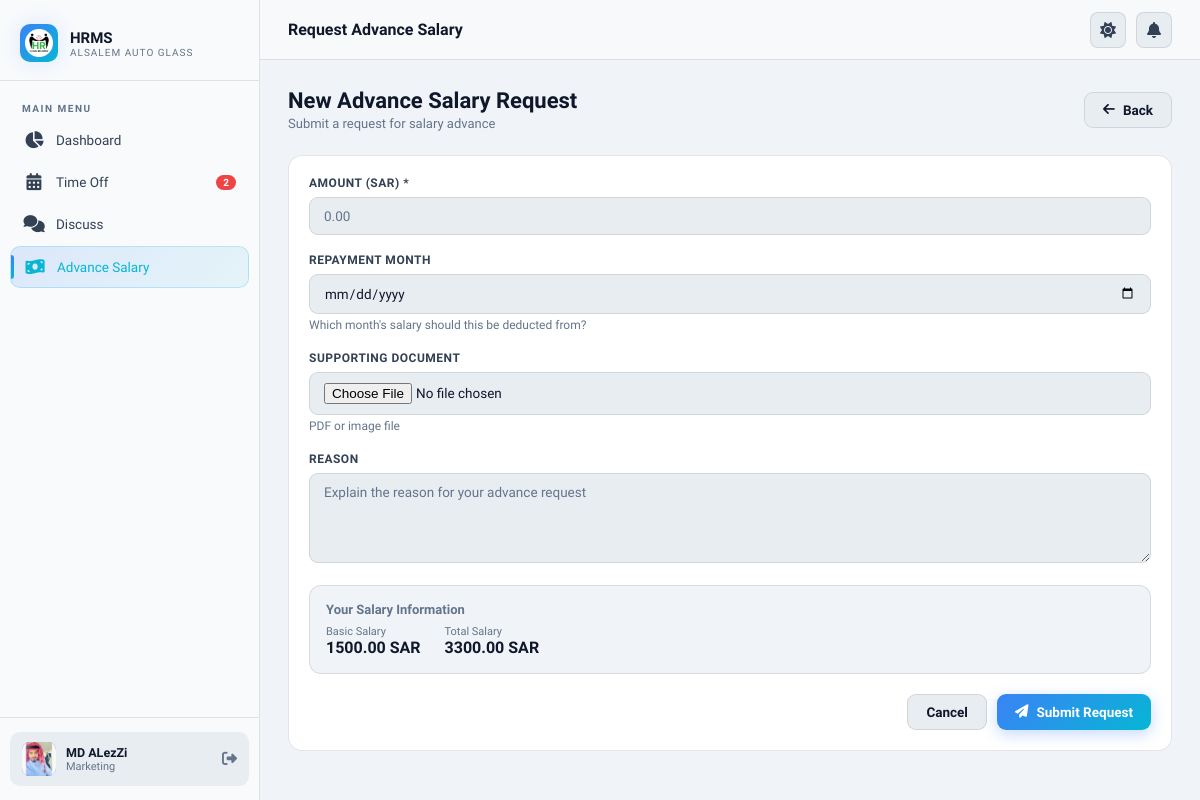
Screenshot of /advance-salary/create/ (signed in) with the database file from the repository.
### core/models.py (models this page shows, shortened)
class Employee(AbstractBaseUser, PermissionsMixin):
    ROLE_CHOICES = [
        ("ceo", "CEO 👑"),
        ("hr", "HR ⭐ "),
        ("manager", "Manager"),
        ("branch_manager", "Branch Manager"),
        ("officer", "Officer"),
        ("employee", "Employee"),
    ]
    ADVANCE_ROLE_CHOICES = [
        ("top_manager", "Top Manager"),
        ("accountant", "Accountant"),
        ("sub_accountant", "Sub Accountant"),
        ("bank_user", "Bank User"),
    ]
    advance_role = models.CharField(
        max_length=20,
        choices=ADVANCE_ROLE_CHOICES,
        blank=True,
        default="",
    )
    iqama_number = models.CharField(
        max_length=20,
        unique=True,
        validators=[RegexValidator(r"^\d+$", "Only numbers allowed")],
    )
    is_active = models.BooleanField(default=True)
    is_staff = models.BooleanField(default=False)
    date_joined = models.DateTimeField(default=timezone.now)
    full_name = models.CharField(max_length=200)
    role = models.CharField(max_length=20, choices=ROLE_CHOICES, default="employee")
    nationality = models.CharField(max_length=100, blank=True)
    date_of_birth = models.DateField(null=True, blank=True)
    place_of_birth = models.CharField(max_length=100, blank=True)
    gender = models.CharField(
        max_length=10, choices=[("male", "Male"), ("female", "Female")], blank=True
    )
    marital_status = models.CharField(
        max_length=20,
        choices=[
            ("single", "Single"),
            ("married", "Married"),
            ("divorced", "Divorced"),
            ("widowed", "Widowed"),
        ],
        blank=True,
    )
    number_of_dependents = models.IntegerField(default=0)
    religion = models.CharField(
        max_length=50,
        choices=[
            ("islam", "Islam"),
            ("christianity", "Christianity"),
            ("hinduism", "Hinduism"),
            ("buddhism", "Buddhism"),
            ("sikhism", "Sikhism"),
            ("judaism", "Judaism"),
            ("other", "Other"),
        ],
        blank=True,
    )
    personal_photo = models.ImageField(upload_to="photos/", null=True, blank=True)
    passport_number = models.CharField(max_length=50, blank=True)
    passport_expiry = models.DateField(null=True, blank=True)
    mobile_number = models.CharField(max_length=20, blank=True)
    alt_mobile_number = models.CharField(max_length=20, blank=True)
    email = models.EmailField(blank=True)
    current_address = models.TextField(blank=True)
    city = models.CharField(max_length=100, blank=True)
    country = CountryField(default="SA", blank=True)
    emergency_contact_name = models.CharField(max_length=200, blank=True)
    emergency_relationship = models.CharField(
        max_length=100,
        choices=[
            ("spouse", "Spouse"),
            ("parent", "Parent"),
            ("child", "Child"),
            ("sibling", "Sibling"),
            ("friend", "Friend"),
            ("other", "Other"),
        ],
        blank=True,
    )
    emergency_contact_number = models.CharField(max_length=20, blank=True)
    social_insurance_number = models.CharField(max_length=50, blank=True)
    bank_account_iban = models.CharField(max_length=50, blank=True)
    bank_name = models.CharField(
        max_length=50,
        choices=[
            ("alrajhi", "Al Rajhi Bank"),
            ("alinma", "Alinma Bank"),
            ("riyad", "Riyad Bank"),
            ("snb", "Saudi National Bank (SNB)"),
            ("sabb", "SABB (Saudi British Bank)"),
            ("albilad", "Bank Albilad"),
            ("aljazira", "Bank Aljazira"),
            ("arab_national", "Arab National Bank"),
            ("gulf_international", "Gulf International Bank"),
            ("saudi_investment", "The Saudi Investment Bank"),
            ("emirates_nbd", "Emirates NBD"),
            ("bank_muscat", "Bank Muscat"),
            ("other", "Other"),
        ],
        blank=True,
    )
    iqama_expiry_date = models.DateField(null=True, blank=True)
    profession_per_iqama = models.CharField(max_length=200, blank=True)
    employee_id = models.CharField(max_length=50, unique=True, blank=True, null=True)
    zkteco_uid = models.CharField(
        max_length=20,
        blank=True,
        null=True,
        help_text="Numeric User ID assigned by the ZKTeco device (shown in device logs)",
    )
    job_title = models.CharField(max_length=200, blank=True)
    department = models.ForeignKey(
        Department, null=True, blank=True, on_delete=models.SET_NULL
    )
    branch = models.CharField(max_length=200, blank=True)
    hiring_date = models.DateField(null=True, blank=True)
    contract_type = models.CharField(
        max_length=20,
        choices=[
            ("full_time", "Full-time"),
            ("part_time", "Part-time"),
            ("temporary", "Temporary"),
        ],
        blank=True,
    )
    contract_duration = models.CharField(max_length=100, blank=True)
    contract_start = models.DateField(null=True, blank=True)
    contract_end = models.DateField(null=True, blank=True)
    probation_period = models.IntegerField(default=90)
    direct_manager = models.ForeignKey(
        "self",
        null=True,
        blank=True,
        on_delete=models.SET_NULL,
        related_name="subordinates",
    )
    work_location = models.CharField(
        max_length=20,
        choices=[
            ("office", "Office"),
            ("branch", "Branch"),
            ("warehouse", "Warehouse"),
        ],
        blank=True,
    )
    employment_status = models.CharField(
        max_length=20,
        choices=[
            ("active", "Active"),
            ("suspended", "Suspended"),
            ("terminated", "Terminated"),
        ],
        default="active",
    )
    reason_for_termination = models.TextField(blank=True)
    working_days = models.CharField(max_length=200, blank=True)
    working_hours = models.DecimalField(max_digits=4, decimal_places=1, default=8)
    work_system = models.CharField(
        max_length=20,
        choices=[("fixed", "Fixed"), ("shifts", "Shifts")],
        default="fixed",
    )
    work_start_time = models.TimeField(null=True, blank=True)
    work_end_time = models.TimeField(null=True, blank=True)
    lunch_break_minutes = models.IntegerField(default=60)
    weekly_off_days = models.CharField(
        max_length=100, blank=True, default="Friday,Saturday"
    )
    job_description = models.TextField(blank=True)
    basic_salary = models.DecimalField(max_digits=10, decimal_places=2, default=0)
    housing_allowance = models.DecimalField(max_digits=10, decimal_places=2, default=0)
    proficiency_allowance = models.DecimalField(
        max_digits=10, decimal_places=2, default=0
    )
    other_allowances = models.DecimalField(max_digits=10, decimal_places=2, default=0)
    salary_payment_method = models.CharField(
        max_length=20,
        choices=[("bank", "Bank Transfer"), ("cash", "Cash")],
        default="bank",
    )
    salary_payment_date = models.IntegerField(default=1)
    objects = EmployeeManager()
    USERNAME_FIELD = "iqama_number"
    REQUIRED_FIELDS = ["full_name"]
    @property
    def total_salary(self):
        return (
            self.basic_salary
            + self.housing_allowance
            + self.proficiency_allowance
            + self.other_allowances
        )
    @property
    def is_hr(self):
        return self.role == "hr" or self.is_superuser or self.is_staff

### core/views.py (the view, shortened to what this page needs)
# urls.py: path('advance-salary/create/', views.advance_salary_create, name='advance_salary_create'),
@login_required
def advance_salary_create(request):
    form = AdvanceSalaryRequestForm(request.POST or None)
    return render(request, "advance_salary/create.html", {"form": form})

### core/forms.py
class AdvanceSalaryRequestForm(forms.ModelForm):
    class Meta:
        model = AdvanceSalaryRequest
        fields = ["amount", "reason", "repayment_month"]
        widgets = {
            "reason": forms.Textarea(
                attrs={"rows": 3, "placeholder": "Reason for advance salary request"}
            ),
            "repayment_month": forms.TextInput(attrs={"placeholder": "e.g. May 2025"}),
            "amount": forms.NumberInput(attrs={"placeholder": "0.00", "step": "0.01"}),
        }

### core/context_processors.py (called while the page is built)
def notification_counts(request):
    if request.user.is_authenticated:
        return {
            "pending_count": TimeOffRequest.objects.filter(status="pending").count(),
            "unread_count": Message.objects.filter(
                receiver=request.user, is_read=False
            ).count(),
            "pending_advance_count": (
                AdvanceSalaryRequest.objects.filter(status="pending").count()
                if request.user.is_hr
                else 0
            ),
        }
    return {
        "pending_count": 0,
        "unread_count": 0,
        "pending_advance_count": 0,
    }

### templates/advance_salary/create.html (shortened to what this page needs)
{% extends 'base.html' %}
{% block page_title %}Request Advance Salary{% endblock %}
{% block content %}
<div class="page-header">
  <div>
    <div class="page-title">New Advance Salary Request</div>
    <div class="page-subtitle">Submit a request for salary advance</div>
  </div>
  <a href="{% url 'advance_salary_list' %}" class="btn btn-secondary"><i class="fa-solid fa-arrow-left"></i> Back</a>
</div>
<div class="card">
  <form method="post" enctype="multipart/form-data">
    <div class="form-group">
      <label>Amount (SAR) *</label>
      <input type="number" name="amount" step="0.01" min="1" placeholder="0.00" required
        value="{{ request.POST.amount|default:'' }}" class="form-control">
    </div>
    <div class="form-group">
      <label>Repayment Month</label>
      <input type="date" name="repayment_month" placeholder="e.g. May 2025"
        value="{{ request.POST.repayment_month|default:'' }}" class="form-control">
      <small style="color:var(--text3);font-size:12px;">Which month's salary should this be deducted from?</small>
    </div>
    <div class="form-group">
      <label>Supporting Document </label>
      <input type="file" name="supporting_document" accept=".pdf,.jpg,.jpeg,.png" class="form-control">
      <small style="color:var(--text3);font-size:12px;">PDF or image file</small>
    </div>
    <div class="form-group">
      <label>Reason</label>
      <textarea name="reason" rows="4" placeholder="Explain the reason for your advance request"
        class="form-control">{{ request.POST.reason|default:'' }}</textarea>
    </div>
    <div
      style="background:var(--bg);border-radius:12px;padding:16px;margin-bottom:20px;border:1px solid var(--border);">
      <div style="font-size:13px;font-weight:600;margin-bottom:8px;color:var(--text3);">Your Salary Information</div>
      <div style="display:flex;gap:24px;flex-wrap:wrap;">
        <div>
          <div style="font-size:11px;color:var(--text3);">Basic Salary</div>
          <div style="font-weight:700;">{{ request.user.basic_salary|floatformat:2 }} SAR</div>
        </div>
        <div>
          <div style="font-size:11px;color:var(--text3);">Total Salary</div>
          <div style="font-weight:700;">{{ request.user.total_salary|floatformat:2 }} SAR</div>
        </div>
      </div>
    </div>
    <div style="display:flex;gap:10px;justify-content:flex-end;">
      <a href="{% url 'advance_salary_list' %}" class="btn btn-secondary">Cancel</a>
      <button type="submit" class="btn btn-primary"><i class="fa-solid fa-paper-plane"></i> Submit Request</button>
    </div>
  </form>
</div>
{% endblock %}

### templates/base.html (shortened to what this page needs)
{% load static %}
<!DOCTYPE html>
<html lang="en">
<head>
  <link rel="stylesheet" href="{% static 'css/main.css' %}">
  <link rel="stylesheet" href="https://cdnjs.cloudflare.com/ajax/libs/font-awesome/6.5.0/css/all.min.css">
</head>
<body>
  <div class="app-wrapper">
    <aside class="sidebar" id="sidebar">
      <div class="sidebar-logo">
        <div class="logo-icon">
          <img src="{% static 'img/favicon.png' %}" alt="HRMS Logo"
            style="width: 28px; height: 28px; object-fit: contain;">
        </div>
        <div>
          <div class="logo-text">HRMS</div>
          <div class="logo-sub">AlSalem Auto Glass</div>
        </div>
      </div>
      <nav class="sidebar-nav">
        <div class="nav-label">Main Menu</div>
        <a href="{% url 'dashboard' %}"
          class="nav-item {% if request.resolver_match.url_name == 'dashboard' %}active{% endif %}">
          <span class="nav-icon"><i class="fa-solid fa-chart-pie"></i></span>
          Dashboard
        </a>
        <a href="{% url 'timeoff_list' %}"
          class="nav-item {% if 'timeoff' in request.resolver_match.url_name %}active{% endif %}">
          <span class="nav-icon"><i class="fa-solid fa-calendar-days"></i></span>
          Time Off
          {% if pending_count %}<span class="nav-badge">{{ pending_count }}</span>{% endif %}
        </a>
        <a href="{% url 'discuss' %}"
          class="nav-item {% if 'discuss' in request.resolver_match.url_name %}active{% endif %}">
          <span class="nav-icon"><i class="fa-solid fa-comments"></i></span>
          Discuss
        </a>
        <a href="{% url 'advance_salary_list' %}"
          class="nav-item {% if 'advance' in request.resolver_match.url_name %}active{% endif %}">
          <span class="nav-icon"><i class="fa-solid fa-money-bill-wave"></i></span>
          Advance Salary
        </a>
      </nav>
      <div class="sidebar-footer">
        <div class="user-card">
          <div class="user-avatar">
            {% if request.user.personal_photo %}
            <img src="{{ request.user.personal_photo.url }}" alt="">
            {% else %}
            {{ request.user.full_name|first|upper }}
            {% endif %}
          </div>
          <div>
            <div class="user-name">{{ request.user.full_name|truncatechars:20 }}</div>
            <div class="user-role">{{ request.user.job_title|default:"Employee"|truncatechars:22 }}</div>
          </div>
          <a href="{% url 'logout' %}" style="margin-left:auto;color:var(--text3);font-size:15px;" title="Logout"><i
              class="fa-solid fa-right-from-bracket"></i></a>
        </div>
      </div>
    </aside>
    <div class="main-content">
      <header class="topbar">
        <span class="topbar-title">{% block page_title %}Dashboard{% endblock %}</span>
        <div class="topbar-right">
          <button class="topbar-btn" onclick="toggleTheme()" title="Toggle Theme" id="themeBtn">
            <i id="themeIcon"></i>
          </button>
          <a href="{% url 'discuss' %}" class="topbar-btn" title="Messages"><i class="fa-solid fa-bell"></i></a>
        </div>
      </header>
      <main class="page-content">
        {% block content %}{% endblock %}
      </main>
    </div>
  </div>
  <link href="https://cdn.jsdelivr.net/npm/select2@4.1.0-rc.0/dist/css/select2.min.css" rel="stylesheet" />
</body>
</html>

### rows the page displays
Employee: user.personal_photo (picture), user.full_name "MD ALezZi", user.job_title "Marketing", user.basic_salary "1500.00", user.total_salary "3300.00"

### other values shown
{{ pending_count }} "2"
